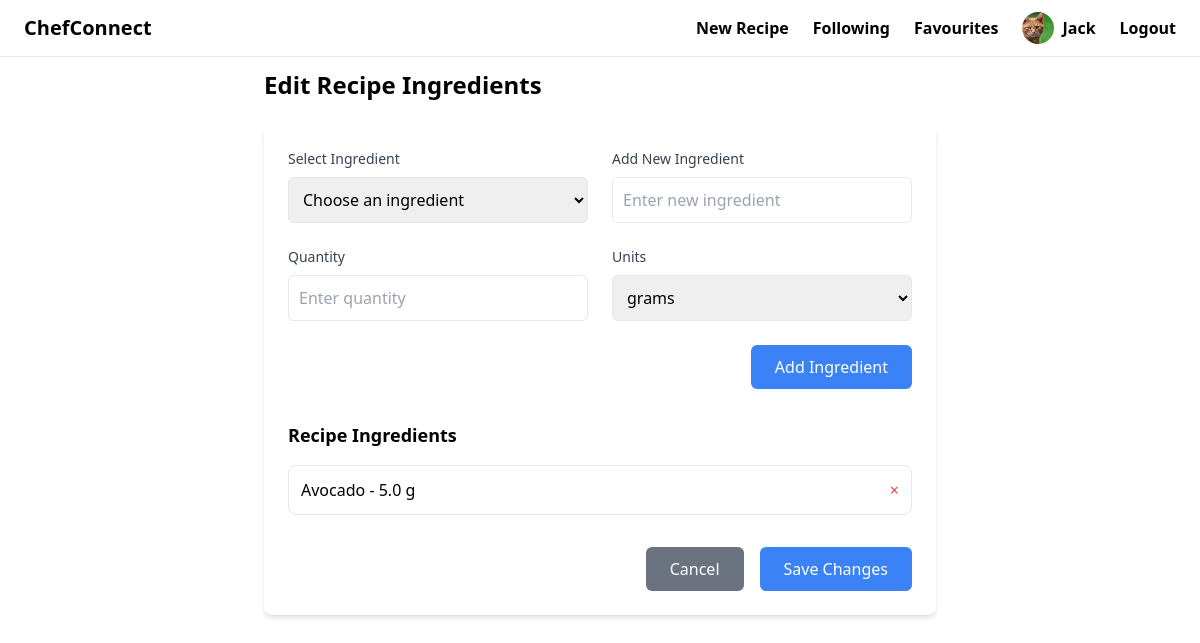
Screenshot of /recipe/7/edit/ingredients/ (signed in) with the database file from the repository.
### users/models.py (models this page shows, shortened)
class CustomUser(AbstractUser):
    profile_picture = models.ImageField(upload_to="profile_pictures", blank=True, null=True)  # media/profile_pictures
    description = models.TextField(blank=True, null=True)

### recipe/models.py (models this page shows, shortened)
class RecipeIngredient(models.Model):
    recipe = models.ForeignKey(Recipe, on_delete=models.CASCADE, related_name="ingredients")
    ingredient = models.ForeignKey(Ingredient, on_delete=models.CASCADE)
    quantity = models.FloatField()
    unit = models.CharField(max_length=50, help_text="e.g. grams, cups, tbsp")
    def __str__(self):
        return f"{self.quantity} {self.unit} of {self.ingredient.name}"

class Ingredient(models.Model):
    name = models.CharField(max_length=255)

### recipe/views.py (the view, shortened to what this page needs)
# urls.py: path('recipe/<int:recipe_id>/edit/ingredients/', edit_ingredients, name="edit_ingredients"),
@login_required
def edit_ingredients(request, recipe_id: int):
    recipe = Recipe.objects.get(pk=recipe_id)
    ingredient_units = [
        ("g", "grams"),
        ("ml", "milliliters"),
        ("tsp", "teaspoons"),
        ("tbsp", "tablespoons"),
        ("cup", "cups"),
        ("piece", "pieces"),
    ]
    print(RecipeIngredient.objects.filter(recipe=recipe))
    return render(request, "recipe/edit_ingredients.html",
                  {"recipe": recipe, "ingredients": Ingredient.objects.all().order_by("name"),
                   "ingredient_units": ingredient_units,
                   "recipe_ingredients": RecipeIngredient.objects.filter(recipe=recipe)})

### recipe/templates/recipe/edit_ingredients.html (shortened to what this page needs)
{% extends 'base.html' %}
{% load static %}
{% block content %}
    <div class="max-w-2xl mx-auto">
        <h1 class="text-2xl font-bold mb-6">Edit Recipe Ingredients</h1>
        <form method="POST" action="{% url 'recipe:edit_ingredients' recipe_id=recipe.id %}" id="ingredient-form">
            <div class="bg-white p-4 sm:p-6 rounded-lg shadow-md">
                <div class="space-y-6">
                    <div class="grid grid-cols-1 lg:grid-cols-2 gap-6">
                        <div class="space-y-2">
                            <label for="ingredient-select" class="block text-sm font-medium text-gray-700">
                                Select Ingredient
                            </label>
                            <select id="ingredient-select" class="w-full border rounded-md p-2.5 text-base">
                                <option value="">Choose an ingredient</option>
                            </select>
                        </div>
                        <div class="space-y-2">
                            <label for="new-ingredient" class="block text-sm font-medium text-gray-700">
                                Add New Ingredient
                            </label>
                            <input type="text" id="new-ingredient"
                                   class="w-full border rounded-md p-2.5 text-base"
                                   placeholder="Enter new ingredient">
                        </div>
                    </div>
                    <div class="grid grid-cols-1 lg:grid-cols-2 gap-6">
                        <div class="space-y-2">
                            <label for="quantity" class="block text-sm font-medium text-gray-700">
                                Quantity
                            </label>
                            <input type="number" id="quantity"
                                   class="w-full border rounded-md p-2.5 text-base"
                                   placeholder="Enter quantity">
                        </div>
                        <div class="space-y-2">
                            <label for="units" class="block text-sm font-medium text-gray-700">
                                Units
                            </label>
                            <select id="units" class="w-full border rounded-md p-2.5 text-base">
                                {% for unit in ingredient_units %}
                                    <option value="{{ unit.0 }}">{{ unit.1 }}</option>
                                {% endfor %}
                            </select>
                        </div>
                    </div>
                    <div class="flex justify-end">
                        <button type="button" id="add-ingredient"
                                class="w-full sm:w-auto bg-blue-500 text-white px-6 py-2.5 rounded-md hover:bg-blue-600 transition-colors">
                            Add Ingredient
                        </button>
                    </div>
                </div>
                <div class="mt-8">
                    <h2 class="text-lg font-semibold mb-4">Recipe Ingredients</h2>
                    <div id="selected-ingredients" class="space-y-3">
                        {% if recipe_ingredients %}
                            {% for ingredient in recipe_ingredients %}
                                <div class="flex flex-col sm:flex-row justify-between items-start sm:items-center p-3 border rounded-lg bg-white gap-2"
                                     data-ingredient-id="{{ ingredient.ingredient.id }}">
                                    <span class="text-sm sm:text-base">{{ ingredient.ingredient.name }} - {{ ingredient.quantity }} {{ ingredient.unit }}</span>
                                    <button type="button"
                                            class="remove-instruction text-red-500 hover:text-red-700 remove-ingredient">
                                        ×
                                    </button>
                                </div>
                            {% endfor %}
                        {% endif %}
                    </div>
                </div>
                <div class="mt-8 flex flex-col sm:flex-row justify-end gap-4">
                    <a href="{% url 'recipe:detail' recipe.id %}"
                       class="w-full sm:w-auto text-center bg-gray-500 text-white px-6 py-2.5 rounded-md hover:bg-gray-600 transition-colors">
                        Cancel
                    </a>
                    <button type="submit"
                            class="w-full sm:w-auto bg-blue-500 text-white px-6 py-2.5 rounded-md hover:bg-blue-700 transition-colors">
                        Save Changes
                    </button>
                </div>
            </div>
        </form>
    </div>
{% endblock %}

### chefconnect/templates/base.html (shortened to what this page needs)
{% load static %}
<!doctype html>
<html>
<head>
    <script src="https://cdn.tailwindcss.com"></script>
</head>
<body>
<nav class="relative py-3 px-4 md:px-6 border-b border-gray-200">
    <div class="max-w-7xl mx-auto">
        <div class="flex justify-between items-center">
            <a href="/" class="text-xl font-semibold">ChefConnect</a>
            <div class="hidden md:flex items-center space-x-6">
                <a href="{% url 'recipe:add_recipe' %}" class="text-base font-semibold hover:text-gray-500">New
                    Recipe</a>
                <a href="{% url 'users:following' %}" class="text-base font-semibold hover:text-gray-500">Following</a>
                <a href="{% url 'recipe:saved_recipes' %}" class="text-base font-semibold hover:text-gray-500">Favourites</a>
                {% if request.user.is_authenticated %}
                    <a href="{% url 'users:profile' %}" class="flex items-center space-x-2">
                        {% if request.user.profile_picture %}
                            <img src="{{ request.user.profile_picture.url }}" alt="Profile"
                                 class="w-8 h-8 rounded-full object-cover">
                        {% else %}
                            <div class="w-8 h-8 rounded-full bg-gray-300 flex items-center justify-center">
                                <span class="text-gray-600">{{ request.user.username|first|upper }}</span>
                            </div>
                        {% endif %}
                        <span class="text-base font-semibold hover:text-gray-500">{{ request.user.username | capfirst }}</span>
                    </a>
                    <a href="{% url 'users:logout' %}"
                       class="text-base font-semibold hover:text-red-700">Logout</a>
                {% endif %}
            </div>
        </div>
    </div>
</nav>
<div class="px-4 md:px-6 py-3">
    {% block content %}
    {% endblock %}
</div>
</body>
</html>

### rows the page displays
CustomUser: user.profile_picture (picture), user.username "Jack"
RecipeIngredient: ingredient.name "Avocado", quantity "5.0", unit "g"

### other values shown
form field value "grams"
